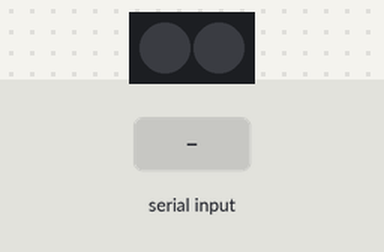
This sketch was run on a simulated Arduino Uno, built with avr-gcc and run on an emulated ATmega328P. Shown: 2 RGB LEDs in strip order, left to right. Inputs (shaded band) come from the test bench.

Above: at 1.2 s.
1.3 s: "turn-on-lights" received over Serial
At 2.6 s:
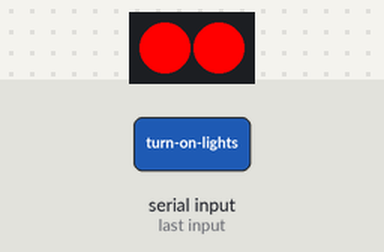
3.8 s: "turn-off-lights" received over Serial
At 5.8 s:
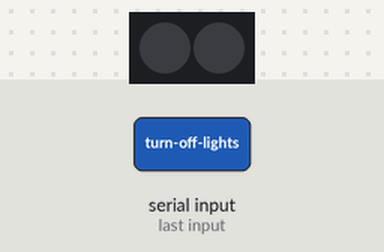
Timing chart, 0 to 7.3 s (numbered marks = the images above; inputs shaded):
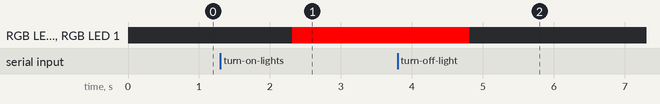

The sketch:

board2.ino
```cpp
#include <MeMCore.h>
#include <Arduino.h>
#include <Wire.h>
#include <SoftwareSerial.h>

MeRGBLed rgbled_7(7, 2);

void setup() {
  Serial.begin(9600);
}

void loop() {
  if (Serial.available() > 0) {
    String data = Serial.readString();
    if (data == "turn-on-lights") {
      rgbled_7.setColor(0, 255, 0, 0);
      rgbled_7.show();
    } else if (data == "turn-off-lights") {
      rgbled_7.setColor(0, 0, 0, 0);
      rgbled_7.show();
    }
  }
}
```

Measured:
- after the input at 1.3 s, RGB LED 0, RGB LED 1: off → RGB(255, 0, 0) after 1.0 s
- after the input at 3.8 s, RGB LED 0, RGB LED 1: RGB(255, 0, 0) → off after 1.0 s
